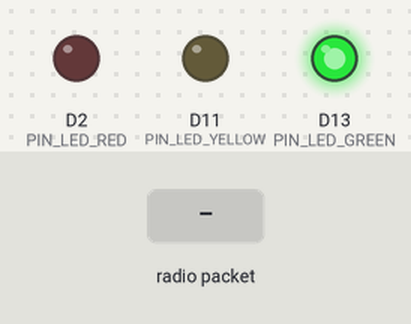
A program run on a simulated Adafruit Feather M0. On the bench: output pins drawn as LEDs (lit = HIGH). Inputs (shaded band) come from the test bench. No radio packets arrive unless stated; what the program prints to the serial monitor is not drawn.

Above: at 1.2 s.
1.3 s: radio packet "1" arrives
At 1.8 s:
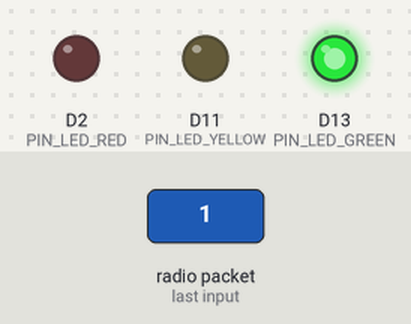
2.8 s: radio packet "0" arrives
At 4.0 s:
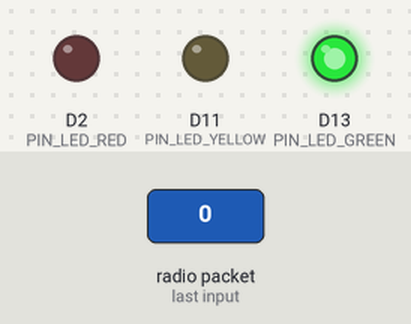
4.3 s: radio packet "2" arrives
At 5.3 s:
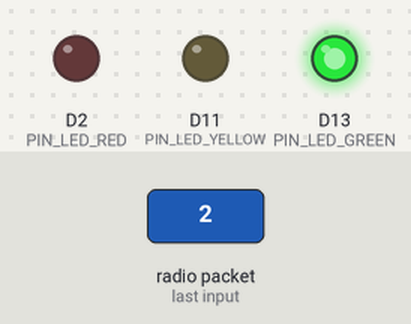
Timing chart, 0 to 7.3 s (numbered marks = the images above; inputs shaded):
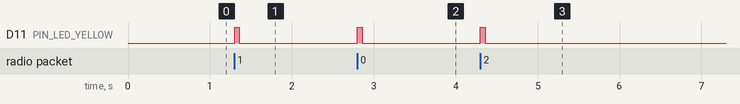

Measured:
- after the input at 1.3 s, D11 (PIN_LED_YELLOW): LOW → HIGH at once, → LOW 0.06 s later
- after the input at 2.8 s, D11 (PIN_LED_YELLOW): LOW → HIGH at once, → LOW 0.06 s later
- after the input at 4.3 s, D11 (PIN_LED_YELLOW): LOW → HIGH at once, → LOW 0.06 s later

The program:

main.cpp
```cpp
#include <Arduino.h>
#include <SPI.h>
#include <RH_RF95.h>


// Econode SamrtTrap Gen3 Pin map
// https://github.com/arduino/ArduinoCore-samd/blob/master/variants/arduino_mzero/variant.cpp
#define PIN_LED_YELLOW 11 // SAMD port PA16
#define PIN_LED_GREEN 13 // SAMD port PA17
#define PIN_LED_RED 2 // SAMD port PA14
// #define PIN_SENSORA 14 // SAMD port PA02
#define PIN_SENSORB 15 // SAMD port PB08
#define PIN_SENSOR_TILT 39 // SAMD port PA21


/*
GPS port
+-----+----------+------------+--------+---------+
| PIN | Function | GPS Module | SAMD21 | Arduino |
+-----+----------+------------+--------+---------+
|  1  | N/C      | PPS        |        |         |
|  2  | 3V3      | VIN        |        |         |
|  3  | GND      | GND        |        |         |
|  4  | GPS-RX   | Serial RX  |        | Serial1 |
|  5  | GPS-TX   | Serial TX  |        | Serial1 |
|  6  | GPS_IO-1 | GPS FIX    | PA08   | 4       |
|  7  | N/C      | V-Bat      |        |         |
|  8  | GPS-IO-2 | Enable     | PA09   | 3       |
|  9  | N/C      | 3.3v (out) |        |         |
+-----+----------+------------+--------+---------+
*/

#define PIN_GPS_ENABLE 3
#define PIN_GPS_FIX 4

/* Gen3 Rev 4

Grove standard is;
1 - GND
2 - 3V3
3 - SDA (PB08) / SensorB
4 - SCL (PB09) / SensorA
*/
#define PIN_SENSORA 16 // SAMD port PB09
#define PIN_SENSOR_TEST_MODE 14 // SAMD port PA02

// External interrupt handler mapping
#define EIC_WAKEUP_SENSORA EIC_WAKEUP_WAKEUPEN9 // SensorA = pin 16 / EIC 9
#define EIC_WAKEUP_SENSORB EIC_WAKEUP_WAKEUPEN8 // SensorB = pin 15 / EIC 8
#define EIC_WAKEUP_SENSOR_TEST_MODE EIC_WAKEUP_WAKEUPEN2 // Sensor Test mode = pin 14 / EIC 2
// EIC->WAKEUP.reg = EIC_WAKEUP_SENSORB | EIC_WAKEUP_SENSORA | EIC_WAKEUP_SENSOR_TEST_MODE;

// Battery Monitor
#define PIN_BATTERY_SENSOR_ENABLE 36 // PA18
#define PIN_BATTERY_SENSOR 17 // PA04
// Voltage divider for battery
// GND -> 10K -> Sensor -> 27K = Ratio of 3.7
// 3.3V Ref * 3.7 = 12.21V
#define BATTERY_VOLTAGE_DIVIDER_RATIO 12.22

/*
 Econode SAMD21 / RFM95 Pin definitions.
     +--------+--------+---------+
     | RFM95x | SAMD21 | Arduino |
     +--------+--------+---------+
     | NSS    | PA06   | 8       |
     | Reset  | PB23   | 31      |
     | DIO 0  | PB22   | 30      |
     | DIO 1  | PA15   | 5       |
     | DIO 2  | PA20   | 6       |
     +--------+--------+---------+
*/
#define PIN_LORA_RADIO_NSS 8
#define PIN_LORA_RADIO_RXEN 0
#define PIN_LORA_RADIO_TXEN 0
#define PIN_LORA_RADIO_RST 31
// #define PIN_LORA_RADIO_DIO0 30
#define PIN_LORA_RADIO_DIO0 38
#define PIN_LORA_RADIO_DIO1 5
#define PIN_LORA_RADIO_DIO2 6

#define PIN_USB_SENSOR 18 // PA05
#define PIN_EEPROM_SDA 20
#define PIN_EEPROM_SCL 21

#define PIN_RFM9X_MOSI 23
#define PIN_RFM9X_SCK 24
#define PIN_RFM9X_MISO 22

// Instantiate RadioHead driver
RH_RF95 rf95(PIN_LORA_RADIO_NSS, PIN_LORA_RADIO_DIO0);

// Read battery volts in milli volts.
uint32_t enReadBatteryMilliVolts(){
  uint32_t _batteryVolts;
  pinMode(PIN_BATTERY_SENSOR_ENABLE, OUTPUT);
  pinMode(PIN_BATTERY_SENSOR,INPUT);
  digitalWrite(PIN_BATTERY_SENSOR_ENABLE,HIGH);
  delay(10);
  _batteryVolts = analogRead(PIN_BATTERY_SENSOR) * BATTERY_VOLTAGE_DIVIDER_RATIO;
  digitalWrite(PIN_BATTERY_SENSOR_ENABLE,LOW);
  return _batteryVolts;
}

void setup() {
  // Setup LEDs
  pinMode(PIN_LED_RED, OUTPUT);
  pinMode(PIN_LED_YELLOW, OUTPUT);
  pinMode(PIN_LED_GREEN, OUTPUT);
  digitalWrite(PIN_LED_RED, LOW);
  digitalWrite(PIN_LED_GREEN, LOW);
  digitalWrite(PIN_LED_YELLOW, LOW);
  // Setup USB/CDC Serial port
  Serial.begin(115200);
  // Init RH, flash LEDS on fault.
    if (!rf95.init()){
    while(1){
      Serial.println("Radio init failed");
      digitalWrite(PIN_LED_YELLOW,HIGH);
      digitalWrite(PIN_LED_GREEN,HIGH);
      digitalWrite(PIN_LED_RED,HIGH);
      delay(750);
      digitalWrite(PIN_LED_YELLOW,LOW);
      digitalWrite(PIN_LED_GREEN,LOW);
      digitalWrite(PIN_LED_RED,LOW);
      delay(750);
    }
  }

  rf95.setFrequency(915.0);
  rf95.setTxPower(10);
  digitalWrite(PIN_LED_GREEN,HIGH);
}

void loop(){
  if (rf95.available()){
    // Should be a message for us now
    uint8_t buf[RH_RF95_MAX_MESSAGE_LEN];
    uint8_t len = sizeof(buf);
    if (rf95.recv(buf, &len)){
      digitalWrite(PIN_LED_YELLOW, HIGH);
      RH_RF95::printBuffer("request: ", buf, len);
      Serial.print("got request: ");
      Serial.println((char*)buf);
      Serial.print("RSSI: ");
      Serial.println(rf95.lastRssi(), DEC);

      // Send a reply
      uint8_t data[] = "And hello back to you";
      rf95.send(data, sizeof(data));
      rf95.waitPacketSent();
      Serial.println("Sent a reply");
       digitalWrite(PIN_LED_YELLOW, LOW);
    }
    else{
      Serial.println("recv failed");
    }
  }
}
```
